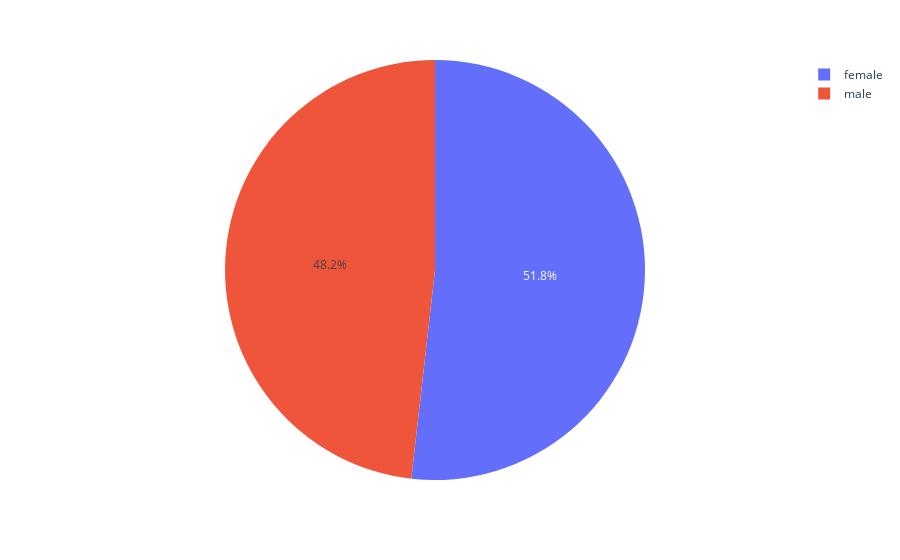

Here is the notebook cell this chart was saved with:
### Code cell
px.pie(data["gender"].value_counts().reset_index(),names="index",values="gender")

### Figure 1 — Plotly figure (JSON) as saved in the notebook; plotly's stock layout.template omitted (floating-point values rounded to 4 significant figures)
{"data": [{"domain": {"x": [0.0, 1.0], "y": [0.0, 1.0]}, "hovertemplate": "index=%{label}<br>gender=%{value}<extra></extra>", "labels": ["female", "male"], "legendgroup": "", "name": "", "showlegend": true, "type": "pie", "values": [518, 482]}], "layout": {"legend": {"tracegroupgap": 0}, "margin": {"t": 60}}}
